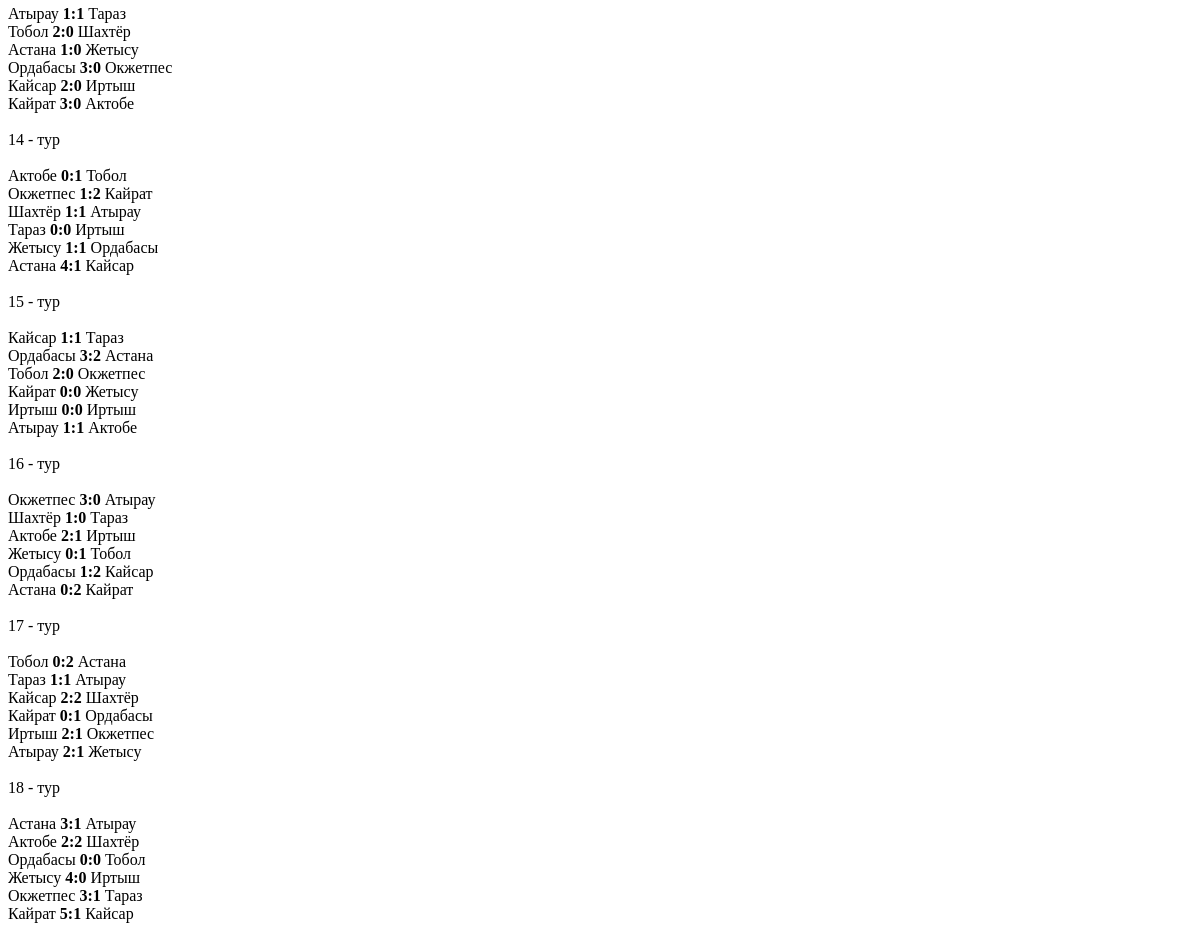
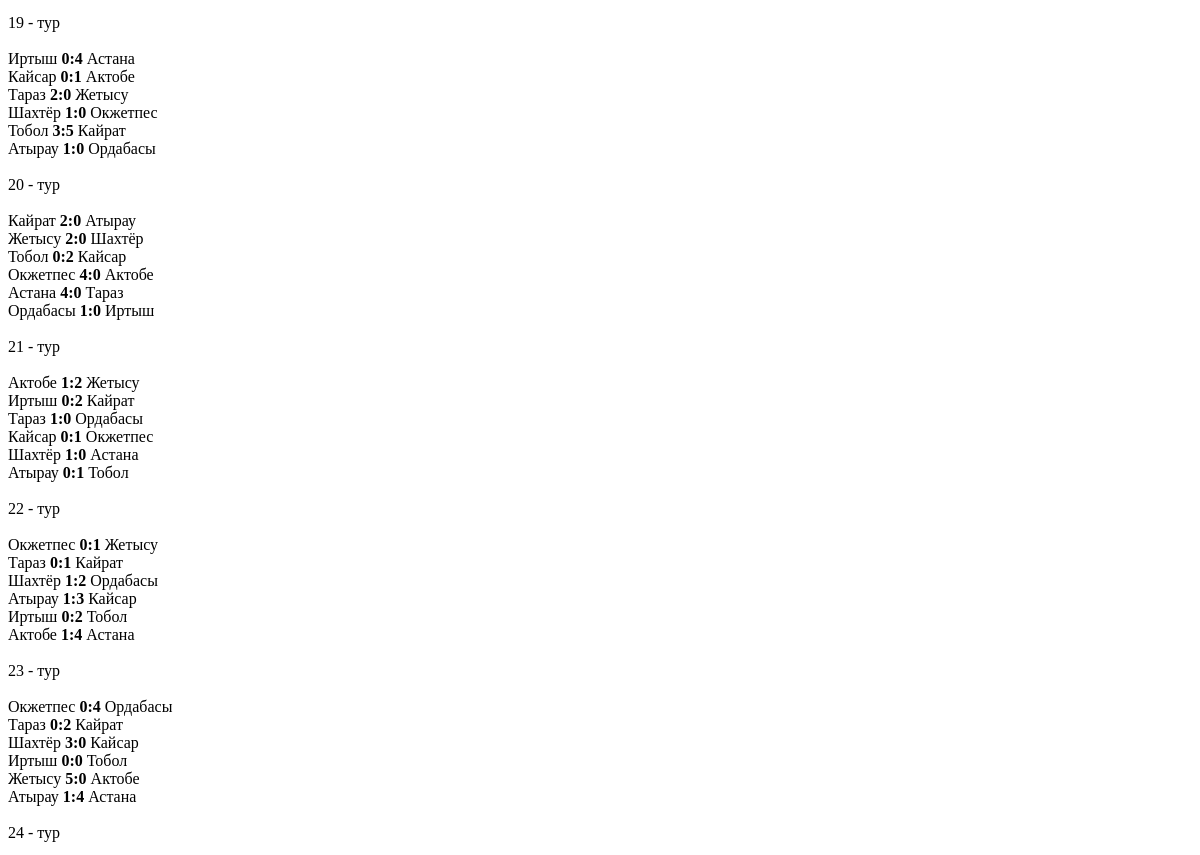
Page /kaz-premier-league/calendar/ (middle part) on the earlier database version (2 pictures, top to bottom).
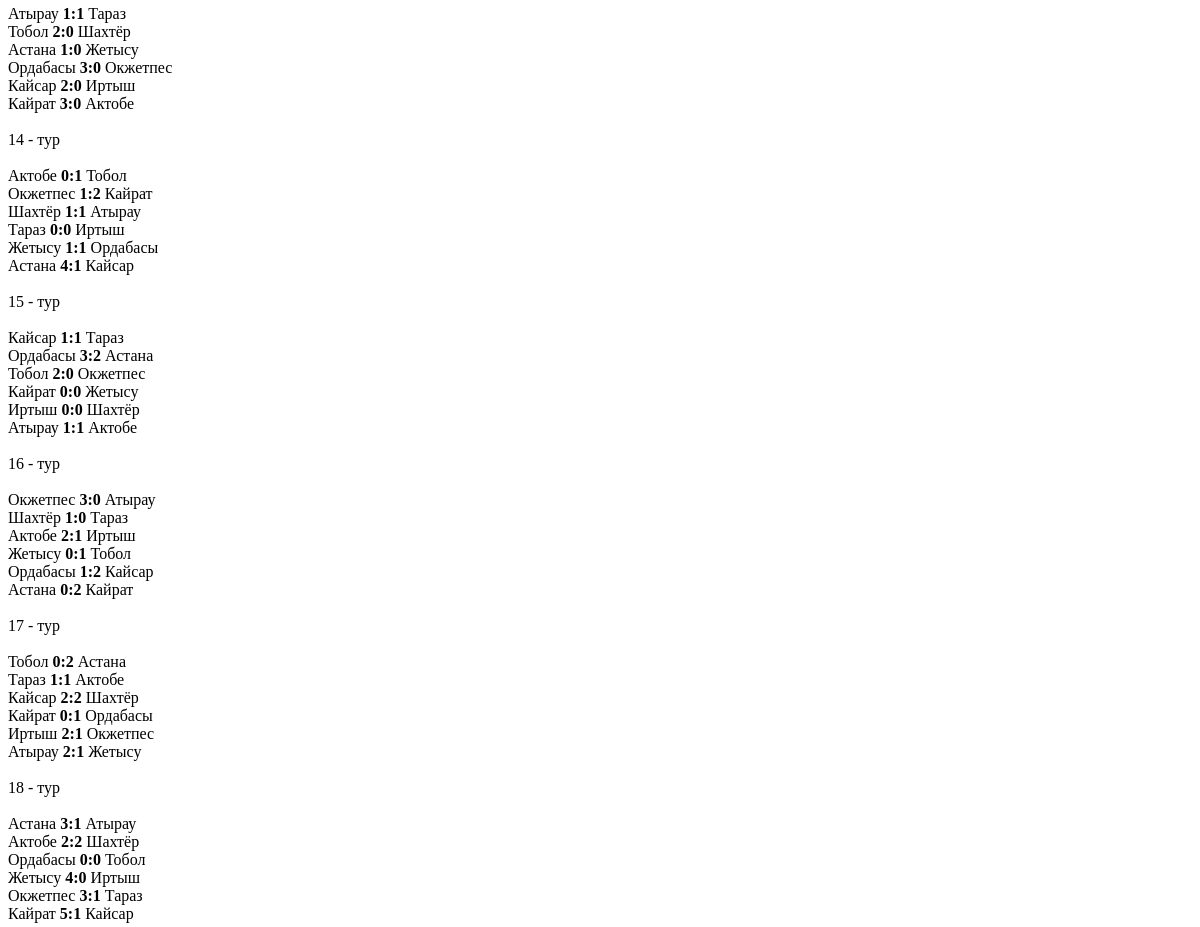
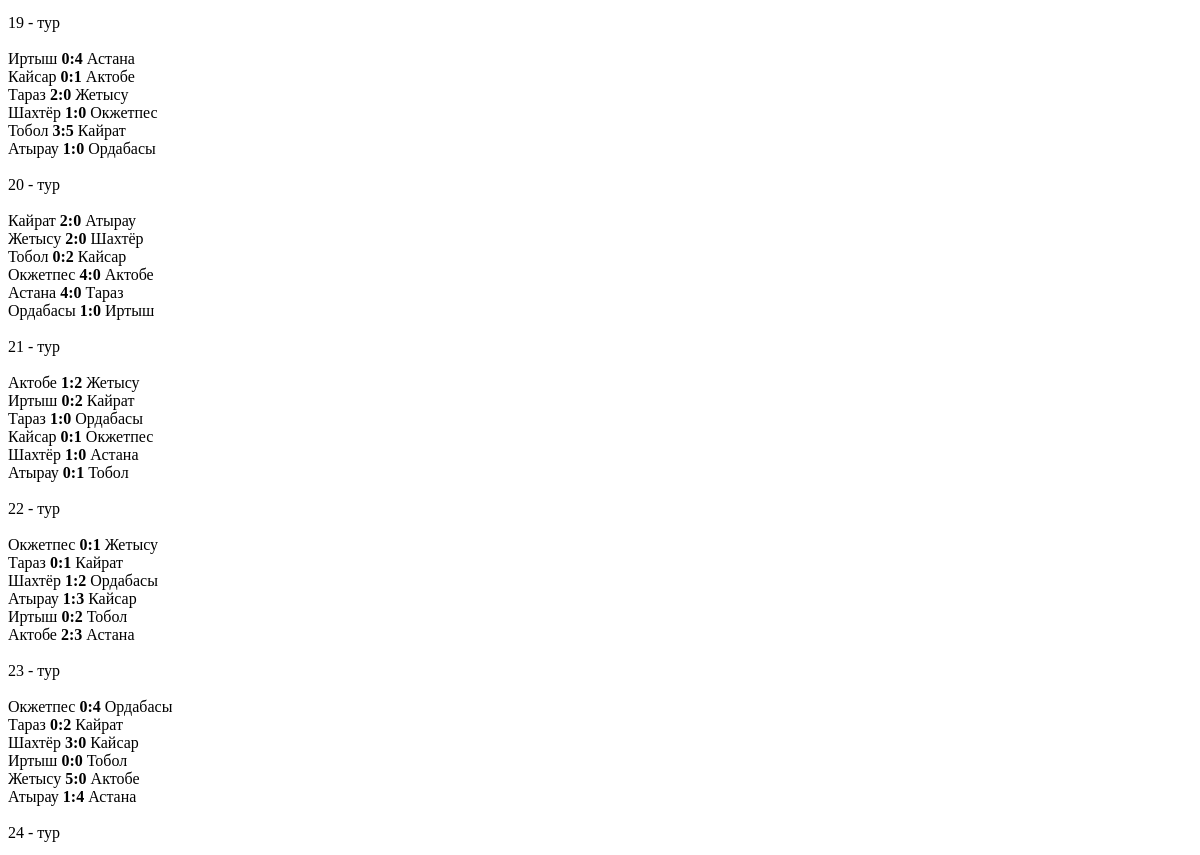
Same page on the later database version (2 pictures, top to bottom).
### Django_App/applications/kpl/models.py (models this page shows, shortened)
class GameCycle(models.Model):
    tour_id = models.IntegerField(default=1)
    home_team = models.ForeignKey(Club, on_delete=models.CASCADE, related_name='salam')
    away_team = models.ForeignKey(Club, on_delete=models.CASCADE, related_name='molekulam')
    home_goals = models.IntegerField(default=0)
    away_goals = models.IntegerField(default=0)

class Club(models.Model):
    club_name = models.CharField(max_length=100)
    club_icon = models.ImageField(upload_to='images/')
    matches_played = models.IntegerField(default=0)
    count_of_wins = models.IntegerField(default=0)
    count_of_draws = models.IntegerField(default=0)
    count_of_loses = models.IntegerField(default=0)
    goals_scored = models.IntegerField(default=0)
    goals_conceded = models.IntegerField(default=0)
    earned_points = models.IntegerField(default=0)
    started_points = models.IntegerField(default=0)
    def __str__(self):
        return str(self.club_name)

### Django_App/applications/kpl/views.py (the view)
# urls.py: path('calendar/', views.show_calendar, name='calendar')
def show_calendar(request):
    counter = 1
    tours = []
    for i in range(33):
        cycle = GameCycle.objects.filter(tour_id=counter)
        counter += 1
        games_in_single_tour = []
        for j in cycle:
            games_in_single_tour.append(j)
        tours.append(games_in_single_tour)
    context = {'tours': tours}
    return render(request, 'kpl/calendar.html', context)

### templates/kpl/calendar.html (shortened to what this page needs)
<!DOCTYPE html>
<html lang="en">
<head>
</head>
<body>
    <a href="/kaz-premier-league/"><button type="submit">Турнирная таблица</button> </a><br><br>
    {% if tours %}
        {% for i in tours %}
            {{ i.0.tour_id }} - тур<br><br>
            {% for j in i %}
                {{ j.home_team }} <strong>{{ j.home_goals }}:{{ j.away_goals }} </strong>{{ j.away_team }}<br>
            {% endfor %}
            <br>
        {% endfor %}
    {% else %}
        Календарь турнира отсутствует
    {% endif %}
</body>
</html>

Differences in the rows shown:
changed GameCycle (number 17 of 67 on the later page): away_team "Иртыш" → "Шахтёр"
changed GameCycle (number 26 of 67 on the later page): away_team "Атырау" → "Актобе"
changed GameCycle (number 60 of 67 on the later page): home_goals "1" → "2"; away_goals "4" → "3"
